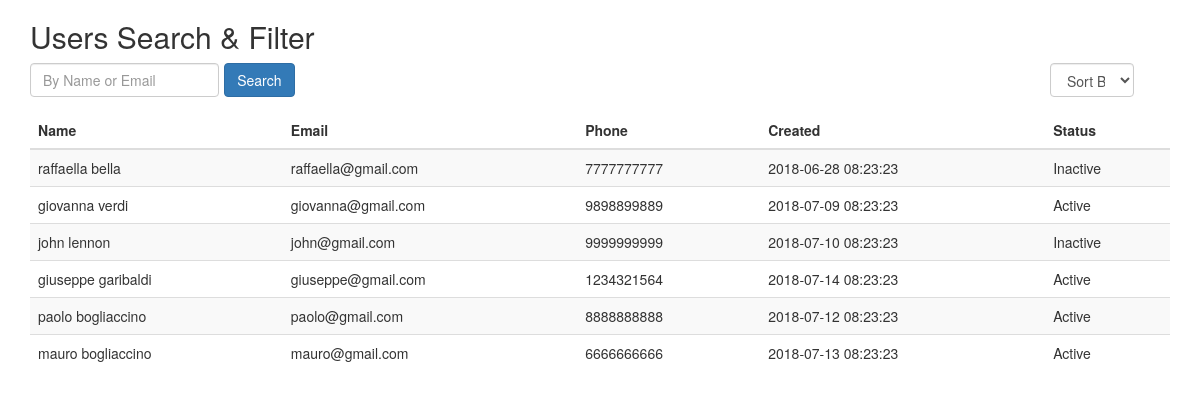
The page / on the database its author committed.
### tables this page shows
CREATE TABLE IF NOT EXISTS `users` (
`id` int(11) NOT NULL,
  `name` varchar(100) NOT NULL,
  `email` varchar(100) NOT NULL,
  `phone` varchar(15) NOT NULL,
  `created` datetime NOT NULL,
  `modified` datetime NOT NULL,
  `status` enum('1','0') NOT NULL
);

### DB.php (called while the page is built, shortened)
<?php
class DB{
    private $dbHost     = "localhost";
    private $dbUsername = "its_2018";
    private $dbPassword = "its_2018!IT";
    private $dbName     = "its_2018";
    public function __construct(){
        if(!isset($this->db)){
            $conn = new mysqli($this->dbHost, $this->dbUsername, $this->dbPassword, $this->dbName);
            if($conn->connect_error){
                die("Failed to connect with MySQL: " . $conn->connect_error);
            }else{
                $this->db = $conn;
            }
        }
    }
    public function getRows($table,$conditions = array()){
        $sql = 'SELECT ';
        $sql .= array_key_exists("select",$conditions)?$conditions['select']:'*';
        $sql .= ' FROM '.$table;
        if(array_key_exists("order_by",$conditions)){
            $sql .= ' ORDER BY '.$conditions['order_by'];
        }
        $result = $this->db->query($sql);
        if(array_key_exists("return_type",$conditions) && $conditions['return_type'] != 'all'){
            switch($conditions['return_type']){
                case 'count':
                    $data = $result->num_rows;
                    break;
                case 'single':
                    $data = $result->fetch_assoc();
                    break;
                default:
                    $data = '';
            }
        }else{
            if($result->num_rows > 0){
                while($row = $result->fetch_assoc()){
                    $data[] = $row;
                }
            }
        }
        return !empty($data)?$data:false;
    }
}

### index.php (the view, shortened to what this page needs)
<!DOCTYPE html>
<html>
<head>
<link rel="stylesheet" href="http://maxcdn.bootstrapcdn.com/bootstrap/3.3.6/css/bootstrap.min.css">
</head>
<body>
<div class="container">
    <h2>Users Search & Filter</h2>
    <div class="form-group pull-left">
        <input type="text" class="search form-control" id="searchInput" placeholder="By Name or Email">
        <input type="button" class="btn btn-primary" value="Search" onclick="getUsers('search',$('#searchInput').val())"/>
    </div>
    <div class="form-group pull-right">
        <select class="form-control" onchange="getUsers('sort',this.value)">
          <option value="">Sort By</option>
        </select>
    </div>
    <table class="table table-striped">
        <thead>
            <tr>
                <th>Name</th>
                <th>Email</th>
                <th>Phone</th>
                <th>Created</th>
                <th>Status</th>
            </tr>
        </thead>
        <tbody id="userData">
            <?php
                include 'DB.php';
                $db = new DB();
                $users = $db->getRows('users',array('order_by'=>'id DESC'));
                if(!empty($users)){ $count = 0;
                    foreach($users as $user){ $count++;
            ?>
            <tr>
                <td><?php echo $user['name']; ?></td>
                <td><?php echo $user['email']; ?></td>
                <td><?php echo $user['phone']; ?></td>
                <td><?php echo $user['created']; ?></td>
                <td><?php echo ($user['status'] == 1)?'Active':'Inactive'; ?></td>
            </tr>
            <?php } }else{ ?>
            <tr><td colspan="5">No user(s) found...</td></tr>
            <?php } ?>
        </tbody>
    </table>
</div>
</body>
</html>

### index.php (style rules this page uses)
.form-control { float: left;width: 70%; }
.btn { float: left;margin-left: 5px; }
.container { position: relative; }

### rows shown on the page
users: name "raffaella bella", email "raffaella@gmail.com", phone "7777777777", created "2018-06-28 08:23:23", status "Inactive"
users: name "giovanna verdi", email "giovanna@gmail.com", phone "9898899889", created "2018-07-09 08:23:23", status "Active"
users: name "john lennon", email "john@gmail.com", phone "9999999999", created "2018-07-10 08:23:23", status "Inactive"
users: name "giuseppe garibaldi", email "giuseppe@gmail.com", phone "1234321564", created "2018-07-14 08:23:23", status "Active"
users: name "paolo bogliaccino", email "paolo@gmail.com", phone "8888888888", created "2018-07-12 08:23:23", status "Active"
users: name "mauro bogliaccino", email "mauro@gmail.com", phone "6666666666", created "2018-07-13 08:23:23", status "Active"
